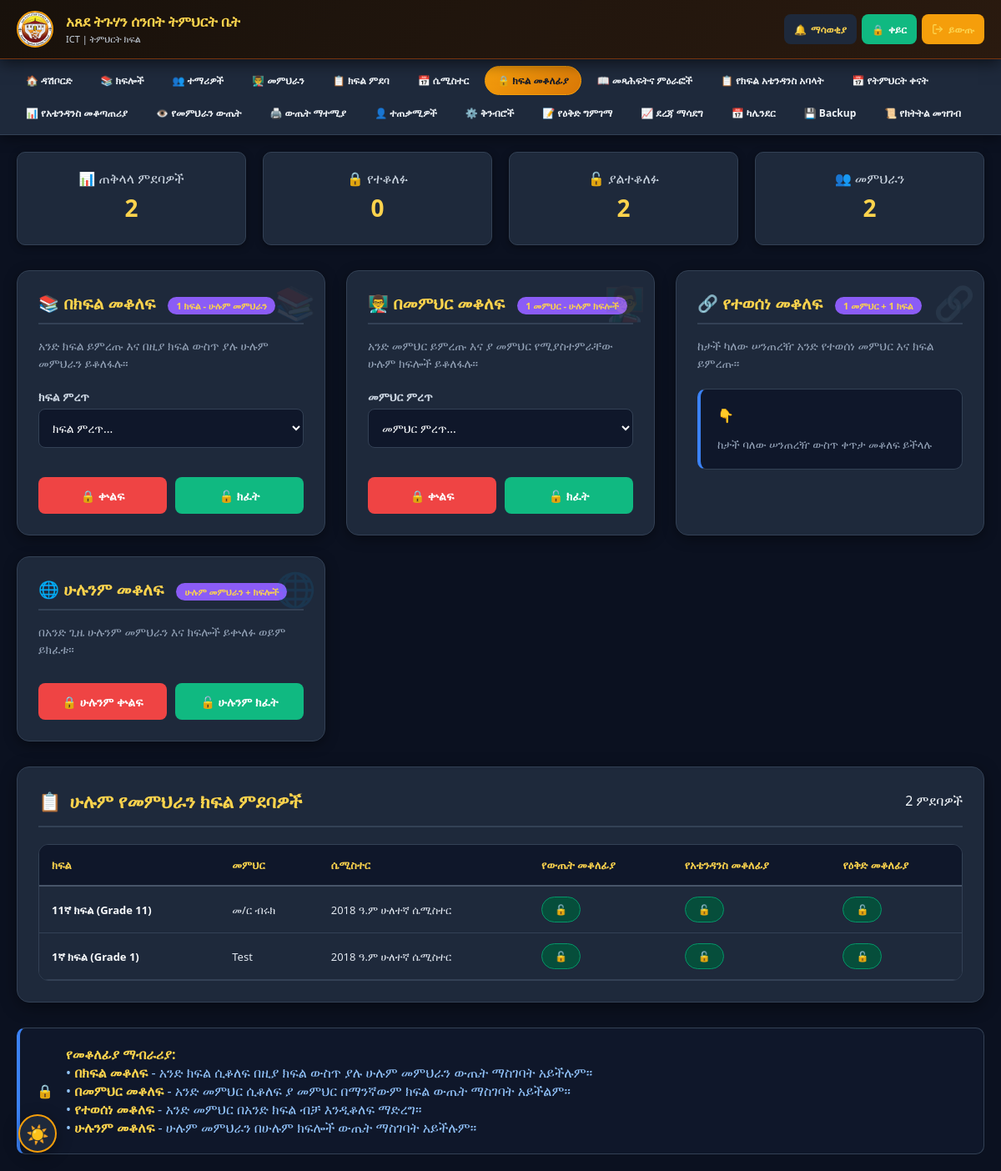
/class_locks.php (signed in), run on the app's committed database.
### tables this page shows
CREATE TABLE `teacher_class` (
  `id` int(11) NOT NULL,
  `teacher_id` int(11) NOT NULL,
  `class_id` int(11) NOT NULL,
  `subject_id` int(11) DEFAULT NULL,
  `subject_name` varchar(100) DEFAULT NULL,
  `semester_id` int(11) NOT NULL,
  `locked` tinyint(1) DEFAULT 0,
  `attendance_locked` tinyint(1) NOT NULL DEFAULT 0,
  `plan_locked` tinyint(1) NOT NULL DEFAULT 0,
  `assigned_date` timestamp NOT NULL DEFAULT current_timestamp()
);

CREATE TABLE `classes` (
  `id` int(11) NOT NULL,
  `grade_id` int(11) DEFAULT NULL,
  `name` varchar(50) NOT NULL,
  `description` text DEFAULT NULL,
  `created_at` timestamp NOT NULL DEFAULT current_timestamp()
);

CREATE TABLE `users` (
  `id` int(11) NOT NULL,
  `name` varchar(100) NOT NULL,
  `username` varchar(50) NOT NULL,
  `phone` varchar(20) DEFAULT NULL,
  `photo` varchar(255) DEFAULT NULL,
  `role` enum('admin','teacher','attendance_submitter') NOT NULL DEFAULT 'teacher',
  `status` enum('active','inactive') NOT NULL DEFAULT 'active',
  `password` varchar(255) NOT NULL,
  `first_login` tinyint(1) DEFAULT 1,
  `dark_mode` tinyint(1) DEFAULT 0,
  `created_at` timestamp NOT NULL DEFAULT current_timestamp(),
  `can_edit_marks` tinyint(1) DEFAULT 1,
  `can_edit_attendance` tinyint(1) DEFAULT 0
);

CREATE TABLE `semesters` (
  `id` int(11) NOT NULL,
  `name` varchar(50) NOT NULL,
  `status` enum('active','closed') DEFAULT 'active',
  `start_date` date DEFAULT NULL,
  `end_date` date DEFAULT NULL,
  `created_at` timestamp NOT NULL DEFAULT current_timestamp(),
  `ethiopian_year` int(11) DEFAULT NULL,
  `semester_number` int(11) DEFAULT NULL
);

### db.php (called while the page is built, shortened)
<?php
function dbQuery($conn, $sql, $types = "", $params = []) {
    if (empty($params)) {
        return mysqli_query($conn, $sql);
    }
    $stmt = mysqli_prepare($conn, $sql);
    if (!empty($types) && !empty($params)) {
        mysqli_stmt_bind_param($stmt, $types, ...$params);
    }
    mysqli_stmt_execute($stmt);
    $result = mysqli_stmt_get_result($stmt);
    return $result;
}
function dbFetchOne($conn, $sql, $types = "", $params = []) {
    $result = dbQuery($conn, $sql, $types, $params);
    return mysqli_fetch_assoc($result);
}
function getCurrentSemester($conn) {
    return dbFetchOne($conn, "SELECT * FROM semesters WHERE status = 'active' LIMIT 1");
}
?>

### class_locks.php (the view, shortened to what this page needs)
<?php
require_once 'db.php';
$current_semester = getCurrentSemester($conn);
$semester_id = $current_semester ? intval($current_semester['id']) : 0;
$assignments_query = "SELECT tc.*,
                      u.name as teacher_name,
                      c.name as class_name,
                      s.name as semester_name
                      FROM teacher_class tc
                      JOIN users u ON tc.teacher_id = u.id
                      JOIN classes c ON tc.class_id = c.id
                      JOIN semesters s ON tc.semester_id = s.id
                      WHERE tc.semester_id = $semester_id
                      ORDER BY c.name, u.name";
$assignments = mysqli_query($conn, $assignments_query);
$stats_query = "SELECT
                COUNT(*) as total_assignments,
                SUM(CASE WHEN locked = 1 THEN 1 ELSE 0 END) as locked_assignments,
                COUNT(DISTINCT teacher_id) as total_teachers,
                COUNT(DISTINCT class_id) as total_classes
                FROM teacher_class
                WHERE semester_id = $semester_id";
$stats_result = mysqli_query($conn, $stats_query);
$stats = mysqli_fetch_assoc($stats_result);
$locked_count = $stats['locked_assignments'] ?? 0;
$total_count = $stats['total_assignments'] ?? 0;
$unlocked_count = $total_count - $locked_count;
?>
<!DOCTYPE html>
<html lang="en">
<head>
    <?php include 'pwa_head.php'; ?>
</head>
<body>
    <?php include 'mobile_nav.php'; ?>
    <div class="main-container">
        <div class="stats-grid">
            <div class="stat-card">
                <div>📊 ጠቅላላ ምደባዎች</div>
                <div class="stat-value"><?php echo $total_count; ?></div>
            </div>
            <div class="stat-card">
                <div>🔒 የተቆለፉ</div>
                <div class="stat-value" style="color: var(--error-red);"><?php echo $locked_count; ?></div>
            </div>
            <div class="stat-card">
                <div>🔓 ያልተቆለፉ</div>
                <div class="stat-value" style="color: var(--success-green);"><?php echo $unlocked_count; ?></div>
            </div>
            <div class="stat-card">
                <div>👥 መምህራን</div>
                <div class="stat-value"><?php echo $stats['total_teachers'] ?? 0; ?></div>
            </div>
        </div>
        <div class="methods-grid">
            <div class="method-card method1">
                <div class="method-title">
                    📚 በክፍል መቆለፍ
                    <span class="method-badge">1 ክፍል - ሁሉም መምህራን</span>
                </div>
                <div class="method-desc">
                    አንድ ክፍል ይምረጡ እና በዚያ ክፍል ውስጥ ያሉ ሁሉም መምህራን ይቆለፋሉ።
                </div>
                <form method="POST" class="method-form">
                    <div class="form-group">
                        <label>ክፍል ምረጥ</label>
                        <select name="class_id" class="form-control" required>
                            <option value="">ክፍል ምረጥ...</option>
                        </select>
                    </div>
                    <div class="btn-group">
                        <button type="submit" name="lock_by_class" value="lock" class="btn btn-lock">
                            🔒 ቍልፍ
                        </button>
                        <button type="submit" name="lock_by_class" value="unlock" class="btn btn-unlock">
                            🔓 ክፈት
                        </button>
                    </div>
                </form>
            </div>
            <div class="method-card method2">
                <div class="method-title">
                    👨‍🏫 በመምህር መቆለፍ
                    <span class="method-badge">1 መምህር - ሁሉም ክፍሎች</span>
                </div>
                <div class="method-desc">
                    አንድ መምህር ይምረጡ እና ያ መምህር የሚያስተምራቸው ሁሉም ክፍሎች ይቆለፋሉ።
                </div>
                <form method="POST" class="method-form">
                    <div class="form-group">
                        <label>መምህር ምረጥ</label>
                        <select name="teacher_id" class="form-control" required>
                            <option value="">መምህር ምረጥ...</option>
                        </select>
                    </div>
                    <div class="btn-group">
                        <button type="submit" name="lock_by_teacher" value="lock" class="btn btn-lock">
                            🔒 ቍልፍ
                        </button>
                        <button type="submit" name="lock_by_teacher" value="unlock" class="btn btn-unlock">
                            🔓 ክፈት
                        </button>
                    </div>
                </form>
            </div>
            <div class="method-card method3">
                <div class="method-title">
                    🔗 የተወሰነ መቆለፍ
                    <span class="method-badge">1 መምህር + 1 ክፍል</span>
                </div>
                <div class="method-desc">
                    ከታች ካለው ሠንጠረዥ አንድ የተወሰነ መምህር እና ክፍል ይምረጡ።
                </div>
                <div class="info-box" style="margin: 0;">
                    <span>👇</span>
                    <small>ከታች ባለው ሠንጠረዥ ውስጥ ቀጥታ መቆለፍ ይችላሉ</small>
                </div>
            </div>
            <div class="method-card method4">
                <div class="method-title">
                    🌐 ሁሉንም መቆለፍ
                    <span class="method-badge">ሁሉም መምህራን + ክፍሎች</span>
                </div>
                <div class="method-desc">
                    በአንድ ጊዜ ሁሉንም መምህራን እና ክፍሎች ይቍለፉ ወይም ይክፈቱ።
                </div>
                <form method="POST" class="method-form" onsubmit="return confirm('እርግጠኛ ነዎት? ይህ ሁሉንም ምደባዎች ይቀይራል!')">
                    <div class="btn-group">
                        <button type="submit" name="lock_all" value="lock" class="btn btn-lock">
                            🔒 ሁሉንም ቍልፍ
                        </button>
                        <button type="submit" name="lock_all" value="unlock" class="btn btn-unlock">
                            🔓 ሁሉንም ክፈት
                        </button>
                    </div>
                </form>
            </div>
        </div>
        <div class="section">
            <div class="section-header">
                <h2><span>📋</span> ሁሉም የመምህራን ክፍል ምደባዎች</h2>
                <span><?php echo $total_count; ?> ምደባዎች</span>
            </div>
            <div class="table-responsive">
                <table>
                    <thead>
                        <tr>
                            <th>ክፍል</th>
                            <th>መምህር</th>
                            <th>ሴሚስተር</th>
                            <th>የውጤት መቆለፊያ</th>
                            <th>የአቴንዳንስ መቆለፊያ</th>
                            <th>የዕቅድ መቆለፊያ</th>
                        </tr>
                    </thead>
                    <tbody>
                        <?php if($assignments && mysqli_num_rows($assignments) > 0): ?>
                            <?php while($row = mysqli_fetch_assoc($assignments)): ?>
                            <tr>
                                <td><strong><?php echo htmlspecialchars($row['class_name']); ?></strong></td>
                                <td><?php echo htmlspecialchars($row['teacher_name']); ?></td>
                                <td><?php echo htmlspecialchars($row['semester_name']); ?></td>
                                <?php foreach (['marks' => 'locked', 'attendance' => 'attendance_locked', 'plan' => 'plan_locked'] as $type => $col): ?>
                                <td>
                                    <form method="POST" style="display:inline;">
                                        <button type="submit" name="toggle_lock_type"
                                                class="toggle-btn <?php echo !empty($row[$col]) ? 'locked' : 'unlocked'; ?>">
                                            <?php echo !empty($row[$col]) ? '🔒' : '🔓'; ?>
                                        </button>
                                    </form>
                                </td>
                                <?php endforeach; ?>
                            </tr>
                            <?php endwhile; ?>
                        <?php endif; ?>
                    </tbody>
                </table>
            </div>
        </div>
        <div class="info-box">
            <span>🔒</span>
            <div>
                <strong>የመቆለፊያ ማብራሪያ:</strong><br>
                • <strong>በክፍል መቆለፍ</strong> - አንድ ክፍል ሲቆለፍ በዚያ ክፍል ውስጥ ያሉ ሁሉም መምህራን ውጤት ማስገባት አይችሉም።<br>
                    • <strong>በመምህር መቆለፍ</strong> - አንድ መምህር ሲቆለፍ ያ መምህር በማንኛውም ክፍል ውጤት ማስገባት አይችልም።<br>
                    • <strong>የተወሰነ መቆለፍ</strong> - አንድ መምህር በአንድ ክፍል ብቻ እንዲቆለፍ ማድረግ።<br>
                    • <strong>ሁሉንም መቆለፍ</strong> - ሁሉም መምህራን በሁሉም ክፍሎች ውጤት ማስገባት አይችሉም።
            </div>
        </div>
    </div>
</body>
</html>

### data on the page
teacher_class: class.name "11ኛ ክፍል (Grade 11)", teacher.name "መ/ር ብሩክ", semester.name "2018 ዓ.ም ሁለተኛ ሴሚስተር"
teacher_class: class.name "1ኛ ክፍል (Grade 1)", teacher.name "Test", semester.name "2018 ዓ.ም ሁለተኛ ሴሚስተር"

### other printed values
$nav_name "ICT"
$item['icon'] "🏠"
$item['label'] "ዳሽቦርድ"
$item['icon'] "📚"
$item['label'] "ክፍሎች"
$item['icon'] "👥"
$item['label'] "ተማሪዎች"
$item['icon'] "👨‍🏫"
$item['label'] "መምህራን"
$item['icon'] "📋"
$item['label'] "ክፍል ምደባ"
$item['icon'] "📅"
$item['label'] "ሴሚስተር"
$item['icon'] "🔒"
$item['label'] "ክፍል መቆለፊያ"
